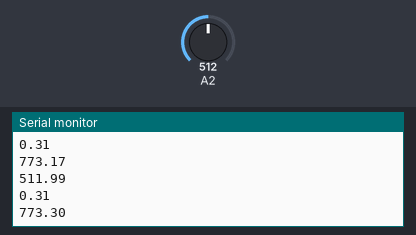
The sketch below on a simulated Arduino Uno, built with avr-gcc and run on an emulated ATmega328P. Parts: the last lines printed to the serial monitor. Inputs (shaded band) come from the test bench; at power-on: A2 = 512.

Above: at 1.2 s.
1.3 s: A2 set to 716
At 1.45 s:
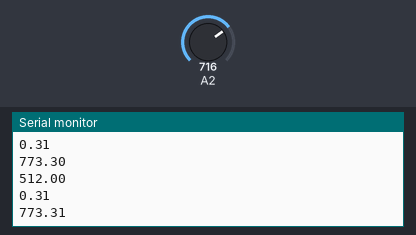
2.8 s: A2 set to 900
At 2.96 s:
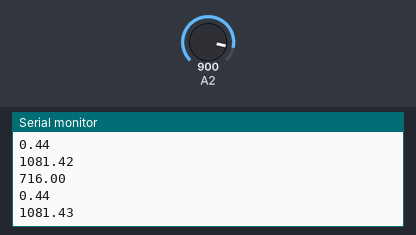
Timing chart, 0 to 5.8 s (numbered marks = the images above; inputs shaded):
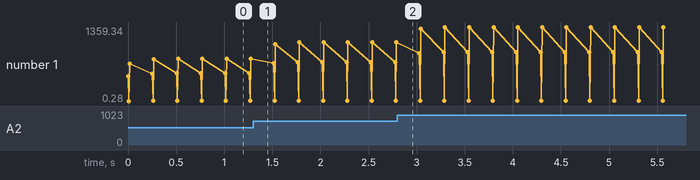

Measured:
- plotted number 1: 773.31 → 1081.43 after the input at 1.3 s, 1081.43 → 1359.34 after the input at 2.8 s

The sketch:

lab03-4.ino
```cpp
int val, i;
double Vin, sensorValue, sensorVoltage, R1;
double  ResisterValue = 6185;
void setup() {
  pinMode(A2, INPUT);
  Serial.begin(9600);
}

void loop() {
  for (i = 0; i <= 5; i++)
    sensorValue = 0.7 * sensorValue + 0.3 * analogRead(A2);
  sensorVoltage = sensorValue * 2.5 / 4095;
  R1 = sensorVoltage * ResisterValue / 2.5;
  Serial.println(sensorValue);  //分壓電壓
  Serial.println(sensorVoltage);  //正常電壓值
  Serial.println(R1); //目前量測電阻值
  delay(250);
}
```
